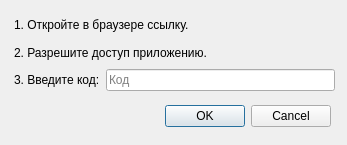
<?xml version="1.0" encoding="UTF-8"?>
<ui version="4.0">
 <class>OAuth</class>
 <widget class="QDialog" name="OAuth">
  <property name="geometry">
   <rect>
    <x>0</x>
    <y>0</y>
    <width>347</width>
    <height>145</height>
   </rect>
  </property>
  <property name="windowTitle">
   <string>Авторизация приложения</string>
  </property>
  <property name="modal">
   <bool>true</bool>
  </property>
  <widget class="QDialogButtonBox" name="submitButtons">
   <property name="geometry">
    <rect>
     <x>20</x>
     <y>100</y>
     <width>311</width>
     <height>32</height>
    </rect>
   </property>
   <property name="orientation">
    <enum>Qt::Horizontal</enum>
   </property>
   <property name="standardButtons">
    <set>QDialogButtonBox::Cancel|QDialogButtonBox::Ok</set>
   </property>
  </widget>
  <widget class="QWidget" name="layoutWidget">
   <property name="geometry">
    <rect>
     <x>14</x>
     <y>14</y>
     <width>321</width>
     <height>77</height>
    </rect>
   </property>
   <layout class="QGridLayout" name="gridLayout">
    <item row="0" column="0" colspan="2">
     <widget class="QLabel" name="link">
      <property name="text">
       <string>1. Откройте в браузере ссылку.</string>
      </property>
      <property name="openExternalLinks">
       <bool>true</bool>
      </property>
     </widget>
    </item>
    <item row="1" column="0" colspan="2">
     <widget class="QLabel" name="label_2">
      <property name="text">
       <string>2. Разрешите доступ приложению.</string>
      </property>
     </widget>
    </item>
    <item row="2" column="0">
     <widget class="QLabel" name="label_3">
      <property name="text">
       <string>3. Введите код:</string>
      </property>
     </widget>
    </item>
    <item row="2" column="1">
     <widget class="QLineEdit" name="code">
      <property name="placeholderText">
       <string>Код</string>
      </property>
     </widget>
    </item>
   </layout>
  </widget>
 </widget>
 <resources/>
 <connections>
  <connection>
   <sender>submitButtons</sender>
   <signal>accepted()</signal>
   <receiver>OAuth</receiver>
   <slot>accept()</slot>
   <hints>
    <hint type="sourcelabel">
     <x>248</x>
     <y>254</y>
    </hint>
    <hint type="destinationlabel">
     <x>157</x>
     <y>274</y>
    </hint>
   </hints>
  </connection>
  <connection>
   <sender>submitButtons</sender>
   <signal>rejected()</signal>
   <receiver>OAuth</receiver>
   <slot>reject()</slot>
   <hints>
    <hint type="sourcelabel">
     <x>316</x>
     <y>260</y>
    </hint>
    <hint type="destinationlabel">
     <x>286</x>
     <y>274</y>
    </hint>
   </hints>
  </connection>
 </connections>
</ui>
